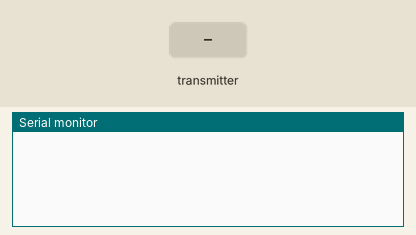
Bench run of a sketch on a simulated ESP32. Shown: the last lines printed to the serial monitor. The inputs (shaded band) are chosen by the test bench.

Above: at 1.2 s.
1.3 s: the transmitter starts sending a = 0
At 1.66 s:
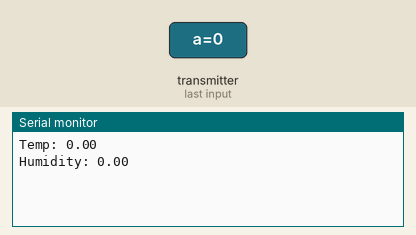
2.8 s: the transmitter starts sending b = 25
At 3.16 s:
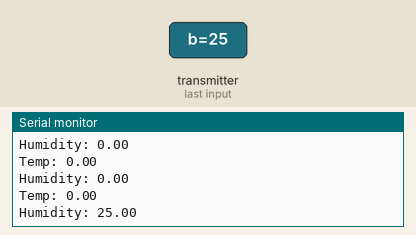
4.3 s: the transmitter starts sending a = 25
5.8 s: the transmitter starts sending b = 50
At 6.16 s:
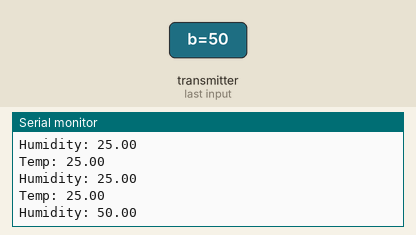
Timing chart, 0 to 8.3 s (numbered marks = the images above; inputs shaded):
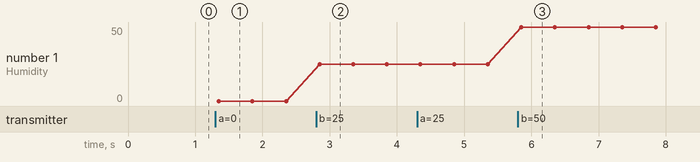

Measured:
- after the input at 1.3 s, the serial monitor: prints a new line after 0.05 s (image 1)
- after the input at 2.8 s, the serial monitor: prints a new line after 0.05 s (image 2)
- after the input at 5.8 s, the serial monitor: prints a new line after 0.05 s (image 3)
- plotted number 1: 0 → 25 after the input at 2.8 s, 25 → 50 after the input at 5.8 s

The sketch:

Responder_Temperature_Sender.ino
```cpp
/*
  ESP-NOW Remote Sensor - Receiver
  esp-now-rcv.ino
  Receives Temperature & Humidity data from other ESP32 via ESP-NOW

  DroneBot Workshop 2022
  https://dronebotworkshop.com
*/

// Include required libraries
#include <WiFi.h>
#include <esp_now.h>

// Define data structure
typedef struct struct_message {
  float a;
  float b;
} struct_message;

// Create structured data object
struct_message myData;

// Callback function
void OnDataRecv(const uint8_t *mac, const uint8_t *incomingData, int len) {
  // Get incoming data
  memcpy(&myData, incomingData, sizeof(myData));

  // Print to Serial Monitor
  Serial.print("Temp: ");
  Serial.println(myData.a);

  Serial.print("Humidity: ");
  Serial.println(myData.b);
}

void setup() {
  // Set up Serial Monitor
  Serial.begin(115200);

  // Start ESP32 in Station mode
  WiFi.mode(WIFI_STA);

  // Initalize ESP-NOW
  if (esp_now_init() != 0) {
    Serial.println("Error initializing ESP-NOW");
    return;
  }

  // Register callback function
  esp_now_register_recv_cb(OnDataRecv);
}

void loop() {
}
```
